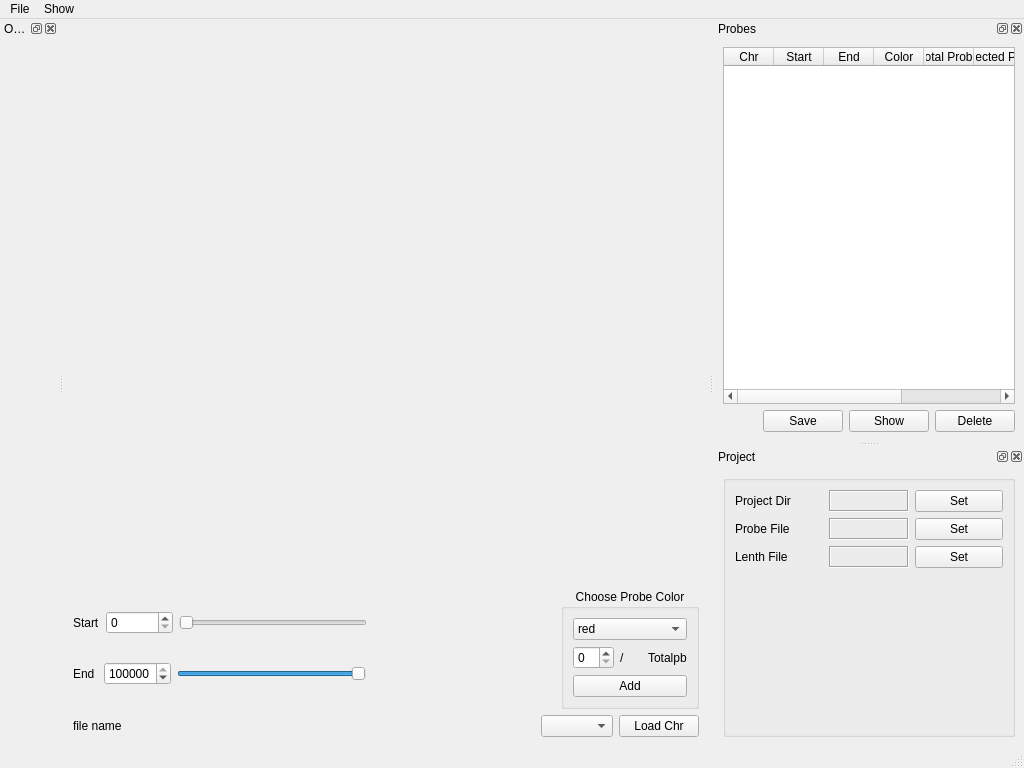
<?xml version="1.0" encoding="UTF-8"?>
<ui version="4.0">
 <class>MainWindow</class>
 <widget class="QMainWindow" name="MainWindow">
  <property name="geometry">
   <rect>
    <x>0</x>
    <y>0</y>
    <width>1024</width>
    <height>768</height>
   </rect>
  </property>
  <property name="windowTitle">
   <string>Chrous</string>
  </property>
  <widget class="QWidget" name="centralwidget">
   <layout class="QVBoxLayout" name="verticalLayout">
    <item>
     <widget class="MplWidget" name="widget" native="true"/>
    </item>
    <item>
     <layout class="QHBoxLayout" name="horizontalLayout_4">
      <item>
       <layout class="QVBoxLayout" name="verticalLayout_2">
        <item>
         <layout class="QHBoxLayout" name="horizontalLayout">
          <item>
           <widget class="QLabel" name="label">
            <property name="text">
             <string>Start</string>
            </property>
           </widget>
          </item>
          <item>
           <widget class="QSpinBox" name="spinBox_start">
            <property name="maximum">
             <number>9999999</number>
            </property>
           </widget>
          </item>
          <item>
           <widget class="QSlider" name="horizontalSlider_start">
            <property name="maximum">
             <number>9999999</number>
            </property>
            <property name="orientation">
             <enum>Qt::Horizontal</enum>
            </property>
           </widget>
          </item>
          <item>
           <spacer name="horizontalSpacer_2">
            <property name="orientation">
             <enum>Qt::Horizontal</enum>
            </property>
            <property name="sizeHint" stdset="0">
             <size>
              <width>40</width>
              <height>20</height>
             </size>
            </property>
           </spacer>
          </item>
         </layout>
        </item>
        <item>
         <layout class="QHBoxLayout" name="horizontalLayout_2">
          <item>
           <widget class="QLabel" name="label_2">
            <property name="text">
             <string>End </string>
            </property>
           </widget>
          </item>
          <item>
           <widget class="QSpinBox" name="spinBox_end">
            <property name="maximum">
             <number>9999999</number>
            </property>
            <property name="value">
             <number>9999999</number>
            </property>
           </widget>
          </item>
          <item>
           <widget class="QSlider" name="horizontalSlider_end">
            <property name="maximum">
             <number>9999999</number>
            </property>
            <property name="pageStep">
             <number>10</number>
            </property>
            <property name="value">
             <number>9999999</number>
            </property>
            <property name="orientation">
             <enum>Qt::Horizontal</enum>
            </property>
           </widget>
          </item>
          <item>
           <spacer name="horizontalSpacer_3">
            <property name="orientation">
             <enum>Qt::Horizontal</enum>
            </property>
            <property name="sizeHint" stdset="0">
             <size>
              <width>40</width>
              <height>20</height>
             </size>
            </property>
           </spacer>
          </item>
         </layout>
        </item>
       </layout>
      </item>
      <item>
       <layout class="QVBoxLayout" name="verticalLayout_5">
        <item>
         <widget class="QGroupBox" name="groupBox">
          <property name="sizePolicy">
           <sizepolicy hsizetype="Maximum" vsizetype="Maximum">
            <horstretch>0</horstretch>
            <verstretch>0</verstretch>
           </sizepolicy>
          </property>
          <property name="title">
           <string>Choose Probe Color</string>
          </property>
          <property name="alignment">
           <set>Qt::AlignHCenter|Qt::AlignTop</set>
          </property>
          <property name="flat">
           <bool>false</bool>
          </property>
          <property name="checkable">
           <bool>false</bool>
          </property>
          <layout class="QVBoxLayout" name="verticalLayout_6">
           <item>
            <widget class="QComboBox" name="comboBox_color">
             <property name="layoutDirection">
              <enum>Qt::LeftToRight</enum>
             </property>
             <property name="insertPolicy">
              <enum>QComboBox::InsertAtBottom</enum>
             </property>
             <property name="frame">
              <bool>true</bool>
             </property>
             <item>
              <property name="text">
               <string>red</string>
              </property>
             </item>
             <item>
              <property name="text">
               <string>green</string>
              </property>
             </item>
            </widget>
           </item>
           <item>
            <layout class="QHBoxLayout" name="horizontalLayout_6">
             <item>
              <widget class="QSpinBox" name="spinBox_pbnumber"/>
             </item>
             <item>
              <widget class="QLabel" name="label_3">
               <property name="text">
                <string>/</string>
               </property>
              </widget>
             </item>
             <item>
              <widget class="QLabel" name="label_totalpb">
               <property name="text">
                <string>Totalpb</string>
               </property>
              </widget>
             </item>
            </layout>
           </item>
           <item>
            <widget class="QPushButton" name="pushButton_addpb">
             <property name="text">
              <string>Add</string>
             </property>
            </widget>
           </item>
          </layout>
         </widget>
        </item>
       </layout>
      </item>
     </layout>
    </item>
    <item>
     <layout class="QHBoxLayout" name="horizontalLayout_5">
      <item>
       <widget class="QLabel" name="label_filename">
        <property name="text">
         <string>file name</string>
        </property>
       </widget>
      </item>
      <item>
       <spacer name="horizontalSpacer">
        <property name="orientation">
         <enum>Qt::Horizontal</enum>
        </property>
        <property name="sizeHint" stdset="0">
         <size>
          <width>40</width>
          <height>20</height>
         </size>
        </property>
       </spacer>
      </item>
      <item>
       <widget class="QComboBox" name="comboBox_selectchr"/>
      </item>
      <item>
       <widget class="QPushButton" name="pushButton_loadchr">
        <property name="text">
         <string>Load Chr</string>
        </property>
       </widget>
      </item>
     </layout>
    </item>
   </layout>
  </widget>
  <widget class="QMenuBar" name="menubar">
   <property name="geometry">
    <rect>
     <x>0</x>
     <y>0</y>
     <width>1024</width>
     <height>22</height>
    </rect>
   </property>
   <widget class="QMenu" name="menuFile">
    <property name="title">
     <string>File</string>
    </property>
    <addaction name="actionLoad_probe"/>
    <addaction name="separator"/>
    <addaction name="actionLoad_Project"/>
    <addaction name="actionSave_Project"/>
    <addaction name="actionExport_Probe"/>
    <addaction name="separator"/>
    <addaction name="actionQuit"/>
   </widget>
   <widget class="QMenu" name="menuShow">
    <property name="title">
     <string>Show</string>
    </property>
    <addaction name="actionShow_Selected_Probe"/>
    <addaction name="actionShow_Overview"/>
    <addaction name="actionShow_Project"/>
   </widget>
   <addaction name="menuFile"/>
   <addaction name="menuShow"/>
  </widget>
  <widget class="QStatusBar" name="statusbar"/>
  <widget class="QDockWidget" name="dockWidget_probe">
   <property name="sizePolicy">
    <sizepolicy hsizetype="Preferred" vsizetype="Preferred">
     <horstretch>0</horstretch>
     <verstretch>0</verstretch>
    </sizepolicy>
   </property>
   <property name="windowTitle">
    <string>Probes</string>
   </property>
   <attribute name="dockWidgetArea">
    <number>2</number>
   </attribute>
   <widget class="QWidget" name="dockWidgetContents">
    <layout class="QVBoxLayout" name="verticalLayout_4">
     <item>
      <layout class="QVBoxLayout" name="verticalLayout_3">
       <item>
        <widget class="QTableWidget" name="tableWidget">
         <property name="selectionBehavior">
          <enum>QAbstractItemView::SelectItems</enum>
         </property>
         <property name="gridStyle">
          <enum>Qt::SolidLine</enum>
         </property>
         <property name="sortingEnabled">
          <bool>true</bool>
         </property>
         <attribute name="horizontalHeaderDefaultSectionSize">
          <number>50</number>
         </attribute>
         <column>
          <property name="text">
           <string>Chr</string>
          </property>
         </column>
         <column>
          <property name="text">
           <string>Start</string>
          </property>
         </column>
         <column>
          <property name="text">
           <string>End</string>
          </property>
         </column>
         <column>
          <property name="text">
           <string>Color</string>
          </property>
         </column>
         <column>
          <property name="text">
           <string>Total Probe</string>
          </property>
         </column>
         <column>
          <property name="text">
           <string>Selected Probe</string>
          </property>
         </column>
         <column>
          <property name="text">
           <string>Region Length</string>
          </property>
         </column>
         <column>
          <property name="text">
           <string>Probe Density</string>
          </property>
         </column>
        </widget>
       </item>
       <item>
        <layout class="QHBoxLayout" name="horizontalLayout_3">
         <item>
          <spacer name="horizontalSpacer_4">
           <property name="orientation">
            <enum>Qt::Horizontal</enum>
           </property>
           <property name="sizeHint" stdset="0">
            <size>
             <width>40</width>
             <height>20</height>
            </size>
           </property>
          </spacer>
         </item>
         <item>
          <widget class="QPushButton" name="pushButton_saveprobe">
           <property name="text">
            <string>Save</string>
           </property>
          </widget>
         </item>
         <item>
          <widget class="QPushButton" name="pushButton_show">
           <property name="text">
            <string>Show</string>
           </property>
          </widget>
         </item>
         <item>
          <widget class="QPushButton" name="pushButton_delete">
           <property name="text">
            <string>Delete</string>
           </property>
          </widget>
         </item>
        </layout>
       </item>
      </layout>
     </item>
    </layout>
   </widget>
  </widget>
  <widget class="QDockWidget" name="dockWidget_OV">
   <property name="enabled">
    <bool>true</bool>
   </property>
   <property name="floating">
    <bool>true</bool>
   </property>
   <property name="windowTitle">
    <string>Overview</string>
   </property>
   <attribute name="dockWidgetArea">
    <number>1</number>
   </attribute>
   <widget class="QWidget" name="dockWidgetContents_2">
    <layout class="QHBoxLayout" name="horizontalLayout_7">
     <item>
      <widget class="MplOVWidget" name="widget_OV" native="true">
       <property name="sizePolicy">
        <sizepolicy hsizetype="MinimumExpanding" vsizetype="MinimumExpanding">
         <horstretch>0</horstretch>
         <verstretch>0</verstretch>
        </sizepolicy>
       </property>
      </widget>
     </item>
    </layout>
   </widget>
  </widget>
  <widget class="QDockWidget" name="dockWidget_PJ">
   <property name="windowTitle">
    <string>Project</string>
   </property>
   <attribute name="dockWidgetArea">
    <number>2</number>
   </attribute>
   <widget class="QWidget" name="dockWidgetContents_3">
    <layout class="QVBoxLayout" name="verticalLayout_7">
     <item>
      <widget class="QGroupBox" name="groupBox_2">
       <property name="sizePolicy">
        <sizepolicy hsizetype="Preferred" vsizetype="Minimum">
         <horstretch>0</horstretch>
         <verstretch>0</verstretch>
        </sizepolicy>
       </property>
       <property name="title">
        <string/>
       </property>
       <layout class="QVBoxLayout" name="verticalLayout_8">
        <item>
         <layout class="QHBoxLayout" name="horizontalLayout_8">
          <item>
           <widget class="QLabel" name="label_4">
            <property name="text">
             <string>Project Dir</string>
            </property>
           </widget>
          </item>
          <item>
           <widget class="QLabel" name="label_prodir">
            <property name="maximumSize">
             <size>
              <width>80</width>
              <height>16777215</height>
             </size>
            </property>
            <property name="frameShape">
             <enum>QFrame::Box</enum>
            </property>
            <property name="frameShadow">
             <enum>QFrame::Sunken</enum>
            </property>
            <property name="text">
             <string/>
            </property>
            <property name="alignment">
             <set>Qt::AlignJustify|Qt::AlignVCenter</set>
            </property>
           </widget>
          </item>
          <item>
           <widget class="QPushButton" name="pushButton_projectdir">
            <property name="text">
             <string>Set</string>
            </property>
           </widget>
          </item>
         </layout>
        </item>
        <item>
         <layout class="QHBoxLayout" name="horizontalLayout_11">
          <item>
           <widget class="QLabel" name="label_7">
            <property name="text">
             <string>Probe File</string>
            </property>
           </widget>
          </item>
          <item>
           <widget class="QLabel" name="label_probefile">
            <property name="maximumSize">
             <size>
              <width>80</width>
              <height>16777215</height>
             </size>
            </property>
            <property name="frameShape">
             <enum>QFrame::Box</enum>
            </property>
            <property name="frameShadow">
             <enum>QFrame::Sunken</enum>
            </property>
            <property name="text">
             <string/>
            </property>
            <property name="alignment">
             <set>Qt::AlignRight|Qt::AlignTrailing|Qt::AlignVCenter</set>
            </property>
           </widget>
          </item>
          <item>
           <widget class="QPushButton" name="pushButton_probefile">
            <property name="text">
             <string>Set</string>
            </property>
           </widget>
          </item>
         </layout>
        </item>
        <item>
         <layout class="QHBoxLayout" name="horizontalLayout_9">
          <item>
           <widget class="QLabel" name="label_6">
            <property name="text">
             <string>Lenth File</string>
            </property>
           </widget>
          </item>
          <item>
           <widget class="QLabel" name="label_lenfile">
            <property name="maximumSize">
             <size>
              <width>80</width>
              <height>16777215</height>
             </size>
            </property>
            <property name="frameShape">
             <enum>QFrame::Box</enum>
            </property>
            <property name="frameShadow">
             <enum>QFrame::Sunken</enum>
            </property>
            <property name="text">
             <string/>
            </property>
            <property name="alignment">
             <set>Qt::AlignRight|Qt::AlignTrailing|Qt::AlignVCenter</set>
            </property>
           </widget>
          </item>
          <item>
           <widget class="QPushButton" name="pushButton_lenfile">
            <property name="text">
             <string>Set</string>
            </property>
           </widget>
          </item>
         </layout>
        </item>
        <item>
         <spacer name="verticalSpacer">
          <property name="orientation">
           <enum>Qt::Vertical</enum>
          </property>
          <property name="sizeHint" stdset="0">
           <size>
            <width>20</width>
            <height>40</height>
           </size>
          </property>
         </spacer>
        </item>
       </layout>
       <zorder></zorder>
       <zorder></zorder>
       <zorder>verticalSpacer</zorder>
      </widget>
     </item>
    </layout>
   </widget>
  </widget>
  <action name="actionLoad_probe">
   <property name="text">
    <string>Load Probe</string>
   </property>
  </action>
  <action name="actionSave_Project">
   <property name="text">
    <string>Save Project</string>
   </property>
  </action>
  <action name="actionQuit">
   <property name="text">
    <string>Quit</string>
   </property>
  </action>
  <action name="actionShow_Selected_Probe">
   <property name="checkable">
    <bool>true</bool>
   </property>
   <property name="text">
    <string>Show Selected Probe</string>
   </property>
  </action>
  <action name="actionExport_Probe">
   <property name="text">
    <string>Export Probe</string>
   </property>
  </action>
  <action name="actionShow_Overview">
   <property name="checkable">
    <bool>true</bool>
   </property>
   <property name="checked">
    <bool>false</bool>
   </property>
   <property name="text">
    <string>Show Overview</string>
   </property>
  </action>
  <action name="actionLoad_Project">
   <property name="text">
    <string>Load Project</string>
   </property>
  </action>
  <action name="actionShow_Project">
   <property name="checkable">
    <bool>true</bool>
   </property>
   <property name="checked">
    <bool>true</bool>
   </property>
   <property name="text">
    <string>Show Project</string>
   </property>
  </action>
 </widget>
 <customwidgets>
  <customwidget>
   <class>MplWidget</class>
   <extends>QWidget</extends>
   <header>mplwidget</header>
   <container>1</container>
  </customwidget>
  <customwidget>
   <class>MplOVWidget</class>
   <extends>QWidget</extends>
   <header>mplOVwidget.h</header>
   <container>1</container>
  </customwidget>
 </customwidgets>
 <resources/>
 <connections>
  <connection>
   <sender>horizontalSlider_start</sender>
   <signal>valueChanged(int)</signal>
   <receiver>spinBox_start</receiver>
   <slot>setValue(int)</slot>
   <hints>
    <hint type="sourcelabel">
     <x>226</x>
     <y>351</y>
    </hint>
    <hint type="destinationlabel">
     <x>86</x>
     <y>348</y>
    </hint>
   </hints>
  </connection>
  <connection>
   <sender>spinBox_start</sender>
   <signal>valueChanged(int)</signal>
   <receiver>horizontalSlider_start</receiver>
   <slot>setValue(int)</slot>
   <hints>
    <hint type="sourcelabel">
     <x>83</x>
     <y>359</y>
    </hint>
    <hint type="destinationlabel">
     <x>164</x>
     <y>358</y>
    </hint>
   </hints>
  </connection>
  <connection>
   <sender>spinBox_end</sender>
   <signal>valueChanged(int)</signal>
   <receiver>horizontalSlider_end</receiver>
   <slot>setValue(int)</slot>
   <hints>
    <hint type="sourcelabel">
     <x>66</x>
     <y>438</y>
    </hint>
    <hint type="destinationlabel">
     <x>181</x>
     <y>441</y>
    </hint>
   </hints>
  </connection>
  <connection>
   <sender>horizontalSlider_end</sender>
   <signal>valueChanged(int)</signal>
   <receiver>spinBox_end</receiver>
   <slot>setValue(int)</slot>
   <hints>
    <hint type="sourcelabel">
     <x>219</x>
     <y>437</y>
    </hint>
    <hint type="destinationlabel">
     <x>88</x>
     <y>430</y>
    </hint>
   </hints>
  </connection>
  <connection>
   <sender>dockWidget_probe</sender>
   <signal>visibilityChanged(bool)</signal>
   <receiver>actionShow_Selected_Probe</receiver>
   <slot>setChecked(bool)</slot>
   <hints>
    <hint type="sourcelabel">
     <x>716</x>
     <y>302</y>
    </hint>
    <hint type="destinationlabel">
     <x>-1</x>
     <y>-1</y>
    </hint>
   </hints>
  </connection>
  <connection>
   <sender>actionShow_Selected_Probe</sender>
   <signal>triggered(bool)</signal>
   <receiver>dockWidget_probe</receiver>
   <slot>setVisible(bool)</slot>
   <hints>
    <hint type="sourcelabel">
     <x>-1</x>
     <y>-1</y>
    </hint>
    <hint type="destinationlabel">
     <x>716</x>
     <y>302</y>
    </hint>
   </hints>
  </connection>
  <connection>
   <sender>dockWidget_OV</sender>
   <signal>visibilityChanged(bool)</signal>
   <receiver>actionShow_Overview</receiver>
   <slot>setChecked(bool)</slot>
   <hints>
    <hint type="sourcelabel">
     <x>30</x>
     <y>384</y>
    </hint>
    <hint type="destinationlabel">
     <x>-1</x>
     <y>-1</y>
    </hint>
   </hints>
  </connection>
  <connection>
   <sender>actionShow_Overview</sender>
   <signal>triggered(bool)</signal>
   <receiver>dockWidget_OV</receiver>
   <slot>setVisible(bool)</slot>
   <hints>
    <hint type="sourcelabel">
     <x>-1</x>
     <y>-1</y>
    </hint>
    <hint type="destinationlabel">
     <x>30</x>
     <y>384</y>
    </hint>
   </hints>
  </connection>
  <connection>
   <sender>dockWidget_PJ</sender>
   <signal>visibilityChanged(bool)</signal>
   <receiver>actionShow_Project</receiver>
   <slot>setChecked(bool)</slot>
   <hints>
    <hint type="sourcelabel">
     <x>882</x>
     <y>623</y>
    </hint>
    <hint type="destinationlabel">
     <x>-1</x>
     <y>-1</y>
    </hint>
   </hints>
  </connection>
  <connection>
   <sender>actionShow_Project</sender>
   <signal>triggered(bool)</signal>
   <receiver>dockWidget_PJ</receiver>
   <slot>setVisible(bool)</slot>
   <hints>
    <hint type="sourcelabel">
     <x>-1</x>
     <y>-1</y>
    </hint>
    <hint type="destinationlabel">
     <x>882</x>
     <y>623</y>
    </hint>
   </hints>
  </connection>
 </connections>
</ui>
